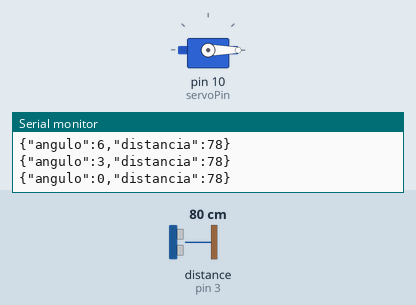
This program was run on a simulated Arduino Uno, built with avr-gcc and run on an emulated ATmega328P. Parts: servo, the last lines printed to the serial monitor. Wiring (inferred from the names in the program): ultrasonic range finder: trigger pin 2; echo pin 3. Inputs (shaded band) come from the test bench; at power-on: distance to the obstacle (sensor on pin 3) 80 cm. The echo pulse lasts 58.3 µs per cm.

Above: at 1.27 s.
1.3 s: distance to the obstacle (sensor on pin 3) set to 2 cm
At 3.4 s:
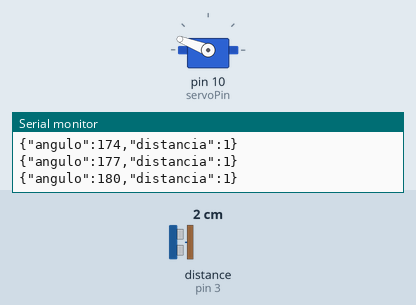
4.3 s: distance to the obstacle (sensor on pin 3) set to 250 cm
At 5.16 s:
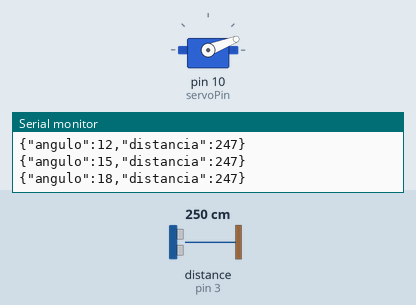
7.3 s: distance to the obstacle (sensor on pin 3) set to 4 cm
At 8.3 s:
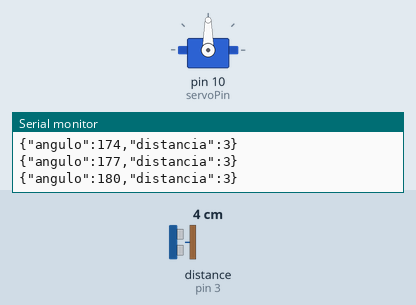
10.3 s: distance to the obstacle (sensor on pin 3) set to 18 cm
Timing chart, 0 to 14.3 s (numbered marks = the images above; inputs shaded):
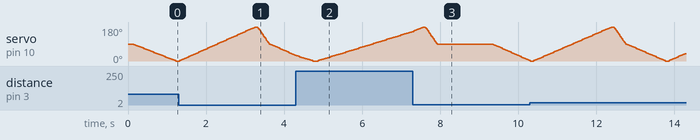

The program:

main.cpp
```cpp
#include <Arduino.h>
#include <Servo.h>
#include <ArduinoJson.h>

// Pinos ultrassom
const int trigPin = 2;
const int echoPin = 3;
// Variáveis para armazenar o tempo de ida e volta do sinal ultrassônico
long duration;
int distance;

// Servo motor
Servo meuServo;
int pos = 0;
int servoPin = 10;

// Ponte H
int IN1 = 4;
int IN2 = 5;
int IN3 = 6;
int IN4 = 7;

int direita;
int esquerda;
int centro;

void moviment(String direction) {
  if (direction == "centro") {
    //Gira o Motor A no sentido horario
    digitalWrite(IN1, HIGH);
    digitalWrite(IN2, LOW);
    //girar motor b no sentido horário
    digitalWrite(IN3, HIGH);
    digitalWrite(IN4, LOW);
  }
  if (direction == "re") {
    // M1
    digitalWrite(IN1, LOW);
    digitalWrite(IN2, HIGH);
    // M2
    digitalWrite(IN3, LOW);
    digitalWrite(IN4, HIGH);
  }
  if (direction == "direita") {
    moviment("re");
    delay(1000);
    // M1
    digitalWrite(IN1, HIGH);
    digitalWrite(IN2, LOW);
    // M2
    digitalWrite(IN3, LOW);
    digitalWrite(IN4, HIGH);
    delay(300);
  }
  if (direction == "esquerda") {
    moviment("re");
    delay(1000);
    // M1
    digitalWrite(IN1, LOW);
    digitalWrite(IN2, HIGH);
    // M2
    digitalWrite(IN3, HIGH);
    digitalWrite(IN4, LOW);
    delay(300);
  }
  // ----------------------------------------------------------------
  // CONFERIR ISSO!!!!!!!!!!!!
  // ----------------------------------------------------------------
  if (direction == "parar") {
    // M1
    digitalWrite(IN1, HIGH);
    digitalWrite(IN2, HIGH);
    // M2
    digitalWrite(IN3, HIGH);
    digitalWrite(IN4, HIGH);
  }
}


void toEsp(int distancia, int angulo){
  StaticJsonDocument<200> doc;

  // Adiciona dados ao JSON (por exemplo, um contador)
  doc["angulo"] = angulo;
  doc["distancia"] = distancia;

  // Serializa o JSON para uma string
  String jsonString;
  serializeJson(doc, jsonString);

  // Envia ao esp32
  Serial.println(jsonString);
}

int sonar() {
  // Gera um pulso ultrassônico
  digitalWrite(trigPin, LOW);
  delayMicroseconds(2);
  digitalWrite(trigPin, HIGH);
  delayMicroseconds(10);
  digitalWrite(trigPin, LOW);

  // Mede o tempo de ida e volta do sinal
  duration = pulseIn(echoPin, HIGH);

  // Calcula a distância em centímetros
  distance = duration * 0.034 / 2;

  return distance;
}

String varredura() {
  // Faz a varredura de 90 graus para um lado
  for (pos = 90; pos >= 0; pos -= 3) {
    meuServo.write(pos);
    toEsp(sonar(), pos);
    if (pos == 0){
      delay(30);
      direita = sonar();
    }
    delay(30);
  }

  // Faz a varredura de 90 graus para o outro lado
  for (pos = 0; pos <= 180; pos += 3) {
    meuServo.write(pos);
    toEsp(sonar(), pos);
    if (pos == 180){
      delay(30);
      esquerda = sonar();
    }
    delay(30);
  }

  for (pos = 180; pos >= 90; pos -= 3) {
    meuServo.write(pos);
    delay(10);
  }
  // calcula a melhor distancia
  if (esquerda > direita){
    return "esquerda";
  } else {
    return "direita";
  }
}


void setup() {
  Serial.begin(9600);
  meuServo.attach(servoPin);
  pinMode(trigPin, OUTPUT);
  pinMode(echoPin, INPUT);
}

void loop() {
  if (sonar() <= 30) {
    moviment("parar");
    moviment(varredura());
  }
  moviment("centro");
  delay(100);
  varredura();
}
```
